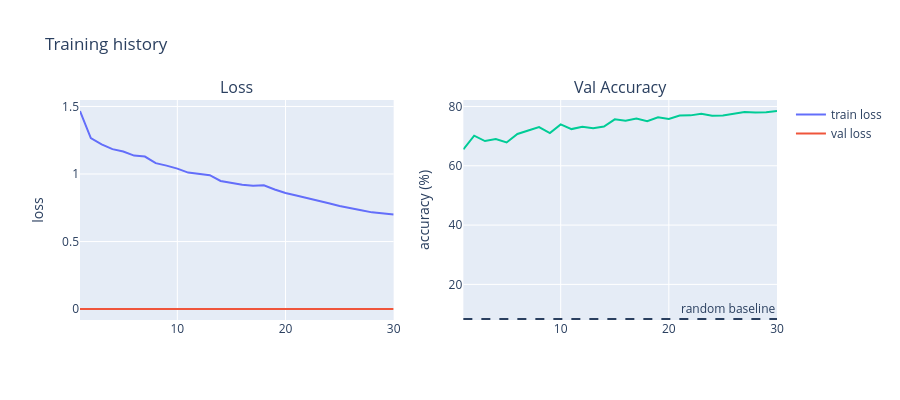

Notebook code for this chart:
### Code cell
history = ckpt['history']
epochs      = [h['epoch']     for h in history]
train_loss  = [h['train_loss'] for h in history]
val_loss    = [h['val_loss']   for h in history]
val_acc     = [h['val_acc']*100 for h in history]

fig = make_subplots(rows=1, cols=2, subplot_titles=['Loss', 'Val Accuracy'])
fig.add_trace(go.Scatter(x=epochs, y=train_loss, name='train loss', mode='lines'), row=1, col=1)
fig.add_trace(go.Scatter(x=epochs, y=val_loss,   name='val loss',   mode='lines'), row=1, col=1)
fig.add_trace(go.Scatter(x=epochs, y=val_acc,    name='val acc',    mode='lines', showlegend=False), row=1, col=2)
fig.add_hline(y=100/12, line_dash='dash', annotation_text='random baseline', row=1, col=2)
fig.update_yaxes(title_text='loss', row=1, col=1)
fig.update_yaxes(title_text='accuracy (%)', row=1, col=2)
fig.update_layout(title='Training history', height=400)
fig.show()

### Figure 1 — Plotly figure (JSON) as saved in the notebook; plotly's stock layout.template omitted (floating-point values rounded to 4 significant figures)
{"data": [{"mode": "lines", "name": "train loss", "type": "scatter", "x": [1, 2, 3, 4, 5, 6, 7, 8, 9, 10, 11, 12, 13, 14, 15, 16, 17, 18, 19, 20, 21, 22, 23, 24, 25, 26, 27, 28, 29, 30], "xaxis": "x", "y": [1.467, 1.265, 1.22, 1.184, 1.167, 1.136, 1.129, 1.08, 1.062, 1.04, 1.011, 0.9998, 0.9916, 0.9488, 0.9341, 0.9205, 0.9134, 0.916, 0.8853, 0.859, 0.8412, 0.8233, 0.8004, 0.7829, 0.7633, 0.7455, 0.7313, 0.716, 0.7092, 0.7004], "yaxis": "y"}, {"mode": "lines", "name": "val loss", "type": "scatter", "x": [1, 2, 3, 4, 5, 6, 7, 8, 9, 10, 11, 12, 13, 14, 15, 16, 17, 18, 19, 20, 21, 22, 23, 24, 25, 26, 27, 28, 29, 30], "xaxis": "x", "y": [0.0005952, 0.0005439, 0.0005622, 0.0005386, 0.0005523, 0.000545, 0.0005294, 0.0005339, 0.0005876, 0.0005502, 0.0005465, 0.0005393, 0.0005787, 0.0006263, 0.0006156, 0.0006387, 0.0006625, 0.0006156, 0.0006725, 0.0006835, 0.0007138, 0.0007268, 0.0007382, 0.0007718, 0.0007826, 0.0008049, 0.0008501, 0.0008645, 0.0008902, 0.0009094], "yaxis": "y"}, {"mode": "lines", "name": "val acc", "showlegend": false, "type": "scatter", "x": [1, 2, 3, 4, 5, 6, 7, 8, 9, 10, 11, 12, 13, 14, 15, 16, 17, 18, 19, 20, 21, 22, 23, 24, 25, 26, 27, 28, 29, 30], "xaxis": "x2", "y": [65.55, 70.15, 68.33, 69.05, 67.85, 70.72, 71.9, 73.02, 71.03, 73.97, 72.37, 73.19, 72.64, 73.22, 75.67, 75.22, 75.9, 75.0, 76.38, 75.76, 76.93, 77.0, 77.53, 76.85, 76.93, 77.59, 78.1, 77.99, 78.07, 78.47], "yaxis": "y2"}], "layout": {"annotations": [{"font": {"size": 16}, "showarrow": false, "text": "Loss", "x": 0.225, "xanchor": "center", "xref": "paper", "y": 1.0, "yanchor": "bottom", "yref": "paper"}, {"font": {"size": 16}, "showarrow": false, "text": "Val Accuracy", "x": 0.775, "xanchor": "center", "xref": "paper", "y": 1.0, "yanchor": "bottom", "yref": "paper"}, {"showarrow": false, "text": "random baseline", "x": 1, "xanchor": "right", "xref": "x2 domain", "y": 8.333, "yanchor": "bottom", "yref": "y2"}], "height": 400, "shapes": [{"line": {"dash": "dash"}, "type": "line", "x0": 0, "x1": 1, "xref": "x2 domain", "y0": 8.333, "y1": 8.333, "yref": "y2"}], "title": {"text": "Training history"}, "xaxis": {"anchor": "y", "domain": [0.0, 0.45]}, "xaxis2": {"anchor": "y2", "domain": [0.55, 1.0]}, "yaxis": {"anchor": "x", "domain": [0.0, 1.0], "title": {"text": "loss"}}, "yaxis2": {"anchor": "x2", "domain": [0.0, 1.0], "title": {"text": "accuracy (%)"}}}}
